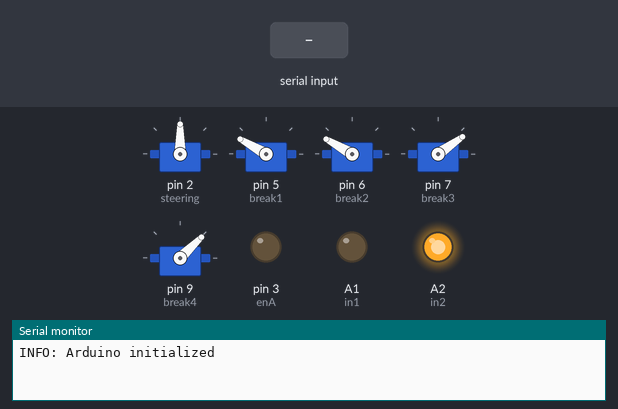
The sketch below on a simulated Arduino Uno, built with avr-gcc and run on an emulated ATmega328P. Parts: 5 × servo, output pins drawn as LEDs (lit = HIGH), the last lines printed to the serial monitor. The test bench sets the inputs (shaded band).

Above: at 1.2 s.
1.3 s: "<90,45>" received over Serial
At 1.8 s:
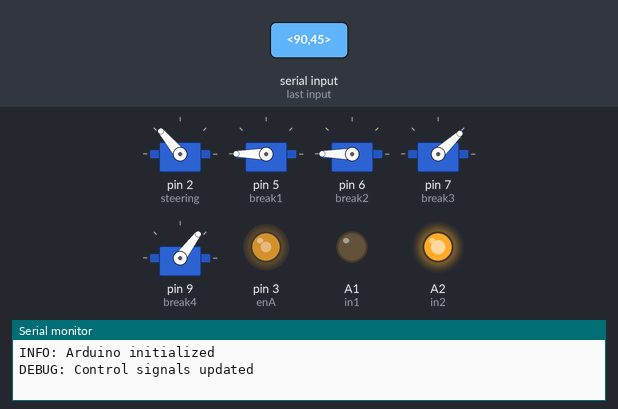
2.8 s: "<30,150>" received over Serial
At 4.0 s:
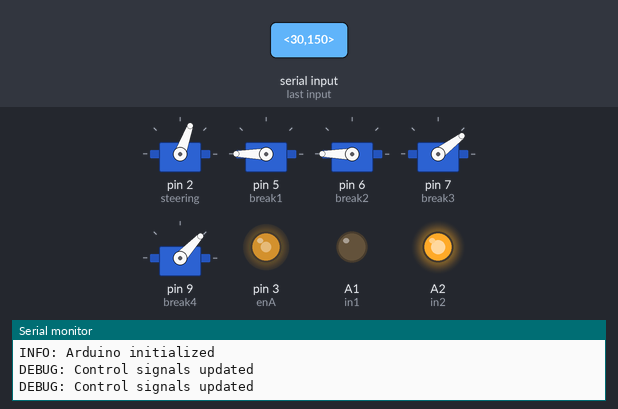
4.3 s: "<5>" received over Serial
At 5.2 s:
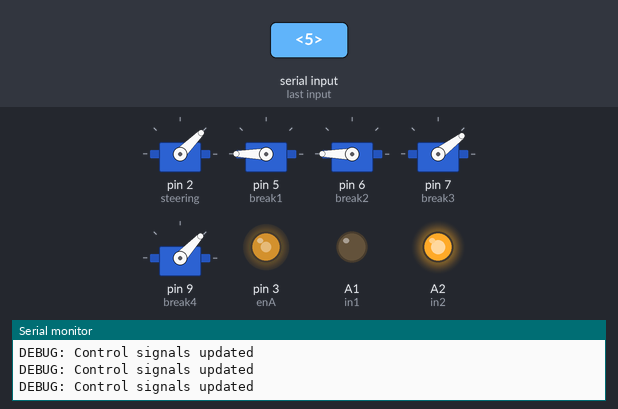
5.8 s: "<90>" received over Serial
At 6.3 s:
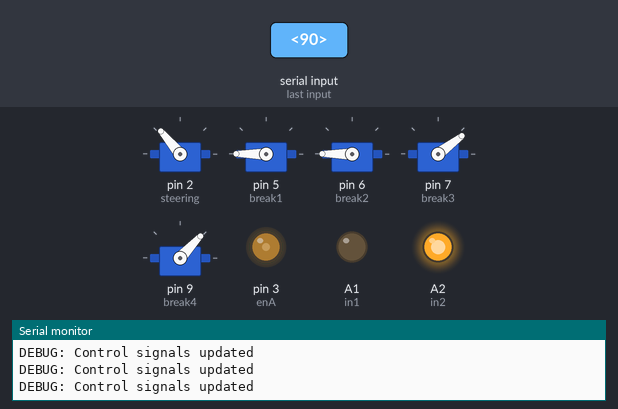
7.3 s: "<200>" received over Serial
At 8.5 s:
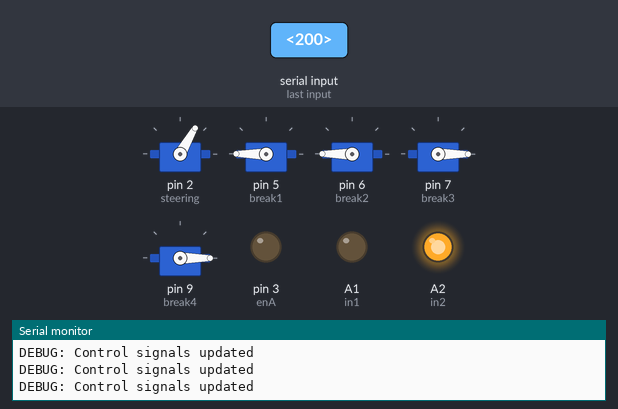
8.8 s: "<5>" received over Serial
At 9.8 s:
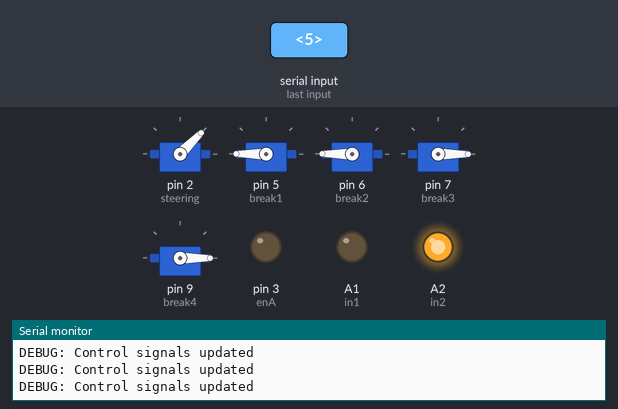
Timing chart, 0 to 11.3 s (numbered marks = the images above; inputs shaded):
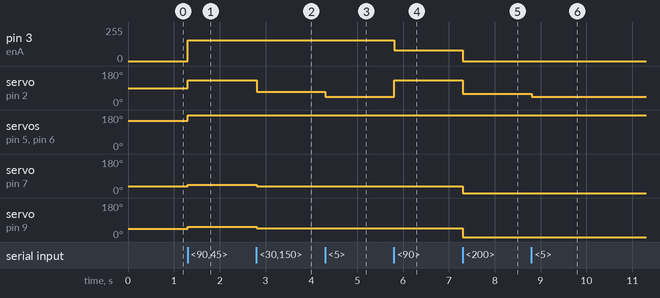

The sketch:

vehicleController.ino
```cpp
const byte numChars = 8;
char recievedChars[numChars];
char input[4];

char serdata[8] = "0000000";
boolean newData = false;

#include <Servo.h>

Servo steering;
Servo break1;
Servo break2;
Servo break3;
Servo break4;

#define enA 3
#define in1 A1
#define in2 A2

void setup() {
  // Attach servos to pins
  steering.attach(2);
  break1.attach(5);
  break2.attach(6);
  break3.attach(7);
  break4.attach(9);

  // Calibration
  steering.write(90);
  break1.write(150);
  break2.write(150);
  break3.write(35);
  break4.write(44);

  pinMode(enA, OUTPUT);
  pinMode(in1, OUTPUT);
  pinMode(in2, OUTPUT);

  digitalWrite(in1, LOW);
  digitalWrite(in2, HIGH);

  Serial.begin(9600);
  Serial.println("INFO: Arduino initialized");
}

void loop() {
  char startMarker = '<';
  char endMarker = '>';
  char currentChar;
  static byte index = 0;
  static boolean isControlStream = false;
  char steeringSequence[3] = "00";

  while (Serial.available() > 0 && newData == false) {
    currentChar = Serial.read();

    if(isControlStream){
      if(currentChar == endMarker){
        recievedChars[index] = '\0';  //Temination symbol
        isControlStream = false;
        index = 0;
        newData = true;
      } else {
        recievedChars[index] = currentChar;
        serdata[index] = currentChar;
        index++;
        if(index >= numChars) {
          index = numChars - 1;
        }
      }
    }
    else if (currentChar == startMarker) {
      isControlStream = true;
    }
  }

  if (newData == true) {
    steeringSequence[0] = recievedChars[0];
    steeringSequence[1] = recievedChars[1];

    steering.write(atoi(steeringSequence)+40);
    analogWrite(enA, int(recievedChars[2]-'0')*25);

    break1.write(187-int(recievedChars[3]-'0')*2+44);
    break2.write(187-int(recievedChars[3]-'0')*2+44);
    break3.write(int(recievedChars[3]-'0')*2+35);
    break4.write(int(recievedChars[3]-'0')*2+45);

    Serial.println("DEBUG: Control signals updated");
    newData = false;
  }
}
```

Measured:
- after the input at 1.3 s, pin 3 (enA): 0/255 → 156/255 at once; servo on pin 2 (steering): 90° → 130° at once; servo on pin 5 (break1), servo on pin 6 (break2): 150° → 180° at once; servo on pin 7 (break3): 35° → 43° at once; servo on pin 9 (break4): 44° → 53° at once
- after the input at 2.8 s, servo on pin 2 (steering): 130° → 70° at once; servo on pin 7 (break3): 43° → 37° at once; servo on pin 9 (break4): 53° → 47° at once
- after the input at 4.3 s, servo on pin 2 (steering): 70° → 45° at once
- after the input at 5.8 s, pin 3 (enA): 156/255 → 80/255 at once; servo on pin 2 (steering): 45° → 130° at once
- after the input at 7.3 s, pin 3 (enA): 80/255 → 0/255 at once; servo on pin 2 (steering): 130° → 60° at once; servo on pin 7 (break3): 37° → 0° at once; servo on pin 9 (break4): 47° → 0° at once
- after the input at 8.8 s, servo on pin 2 (steering): 60° → 45° at once
